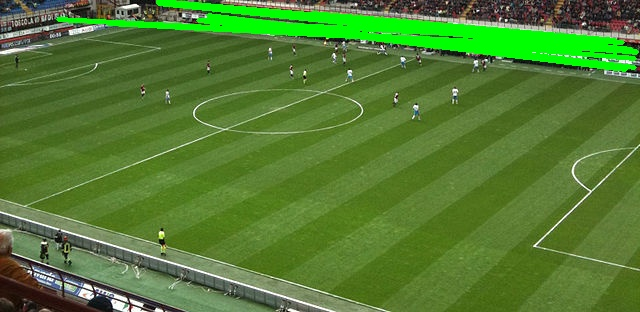
#> input picture test_line_detector.jpg, 640 x 312 px, given in place of test.mp4, which was not available
$ python line_detector.py
#> lines starting #> are read from the running program, lines starting #| are printed output that depends on the picture; after the words box and inside, x2 and y2 are one past the last pixel; in counts of white or black regions, pixels touching at a corner belong together; pictures that were not available may be replaced by others from this repository, and a replacement may not be noted
### utilities.py
from player import Player
import numpy as np

TOL=100

# [42 lines left out: functions is_inside, is_above, is_below, closest_position, get_top_right_angle, not called in this run]

def get_top_left_angle(lines, w):
    highest_line = None
    highest_point = None
    for line in lines:
        x1, y1, x2, y2 = line[0]
        if (highest_line is None or y1 < highest_line[0][1]):
            highest_line = line
            highest_point = (x1, y1)
        if y2 < highest_line[0][1] and x2 < w/2:
            highest_line = line
            highest_point = (x2, y2)
    return highest_point

# [27 lines left out: functions get_bottom_right_angle, get_bottom_left_angle, not called in this run]

### line_detector.py
import cv2
import numpy as np
from utilities import get_top_left_angle, get_top_right_angle, get_bottom_left_angle, get_bottom_right_angle

video = cv2.VideoCapture(r"public\test.mp4")

while True:
    ret, orig_frame = video.read()
#> orig_frame is the input picture: shape (312, 640, 3); mean B, G, R 50.2, 124, 83.3
    if not ret:
        video = cv2.VideoCapture(r"public\test.mp4")
        continue
    h, w, _ = orig_frame.shape
#> h = 312; w = 640

    frame = cv2.GaussianBlur(orig_frame, (5, 5), 0)
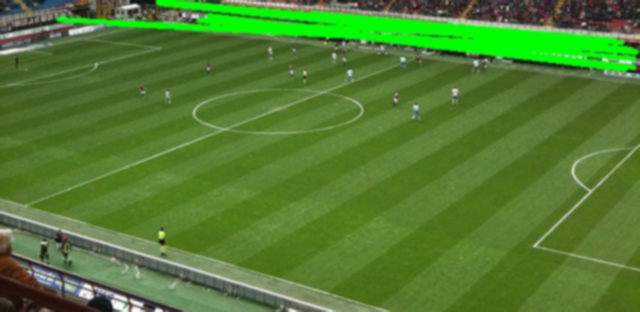
#> frame: shape (312, 640, 3); mean B, G, R 50.2, 124, 83.3
    hsv = cv2.cvtColor(frame, cv2.COLOR_BGR2HSV)
#> hsv: shape (312, 640, 3); mean H, S, V 45.7, 148.2, 125.2
    low_blue = np.array([94, 80, 2])
    high_blue = np.array([126, 255, 255])
    mask = cv2.inRange(hsv, low_blue, high_blue)
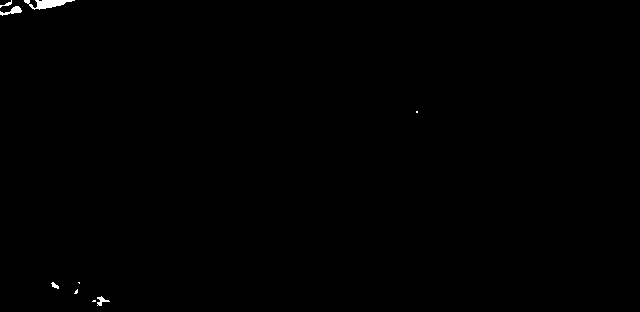
#> mask: shape (312, 640); 0.25% white; 9 white regions (4 under 20 px), largest, box (x1, y1, x2, y2) and area: (24, 0, 75, 10) 264, (0, 6, 22, 16) 95, (97, 296, 110, 306) 57, (0, 0, 12, 8) 30, (51, 282, 59, 289) 30
    edges = cv2.Canny(mask, 75, 150)
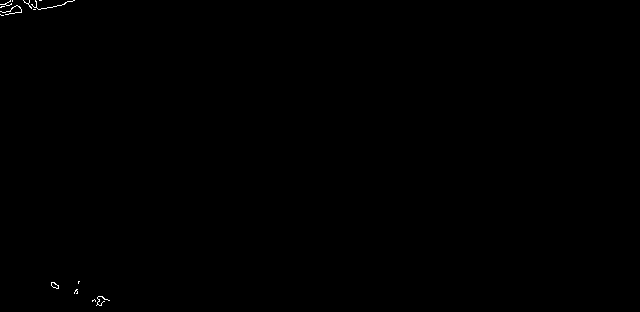
#> edges: shape (312, 640); 0.12% white in thin lines or dots, all inside (x1, y1, x2, y2) = (0, 0, 110, 306)

    lines = cv2.HoughLinesP(edges, 1, np.pi/180, 50, maxLineGap=50)
#> lines = None
    top_left = get_top_left_angle(lines, w)
#> (the run stopped early here; a loop or call above may not have finished)
